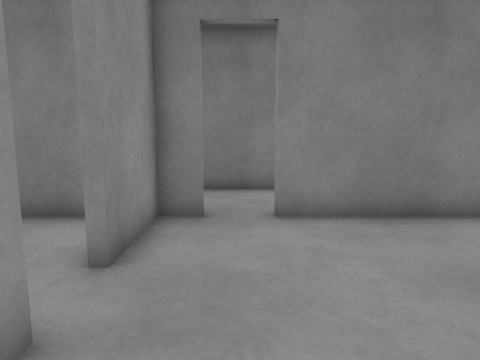
view 1 (above)

24 first-person views from a walk through a robot-simulator world made for Gazebo. The camera is 0.94 m above the floor, tilts 8° down and sees 70° across. The floor is counted in squares, 0.5 m on a side. Each view is taken from the middle of a square. On the plan, view 1 faces up. The plan holds only what a view shows up to about 17 squares ahead; the rest is blank. The place goes on beyond the plan.

view 2
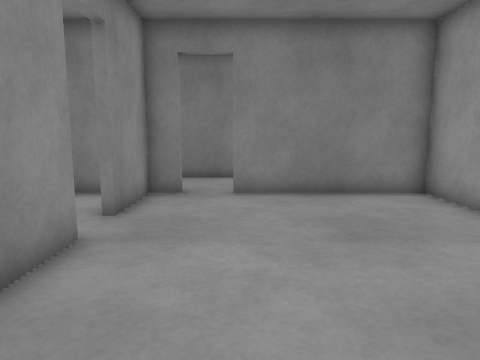

view 3
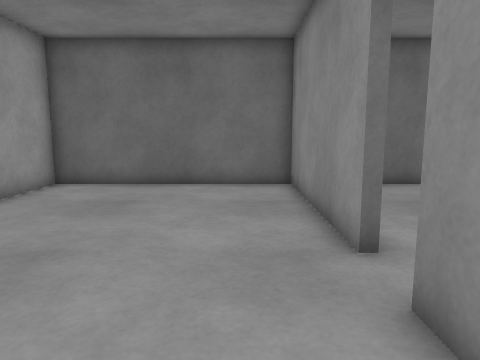

view 4
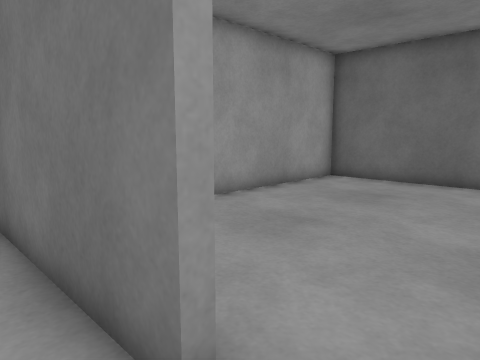

view 5
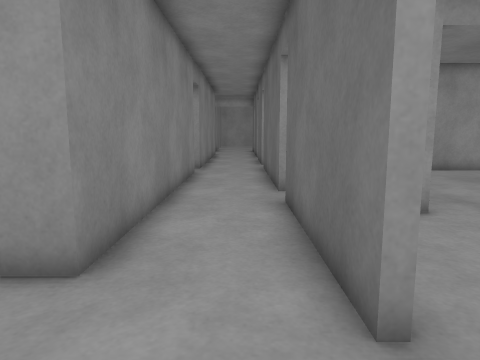

view 6
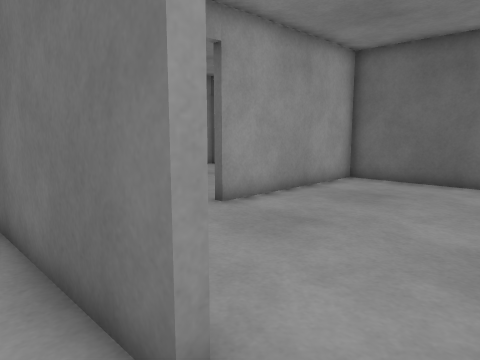

view 7
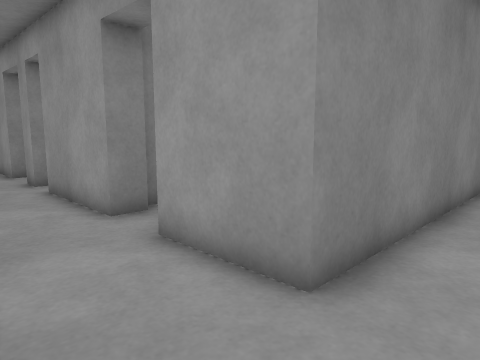

view 8
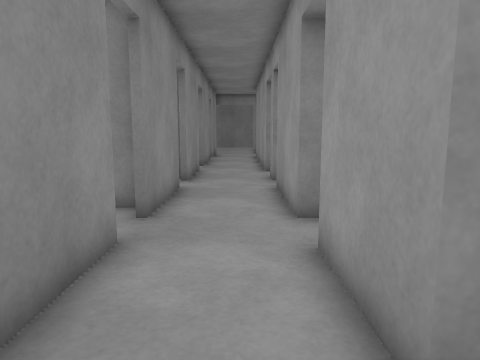

view 9
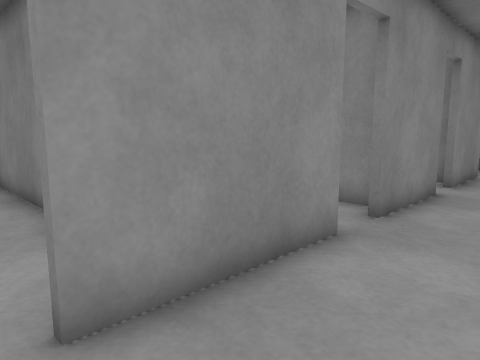

view 10
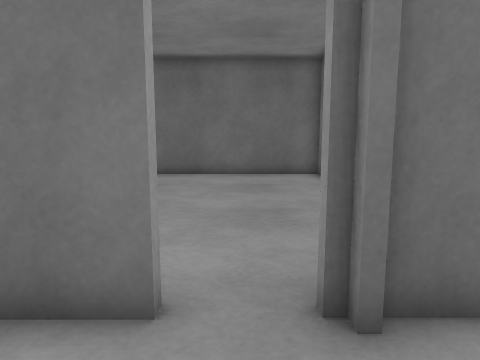

view 11
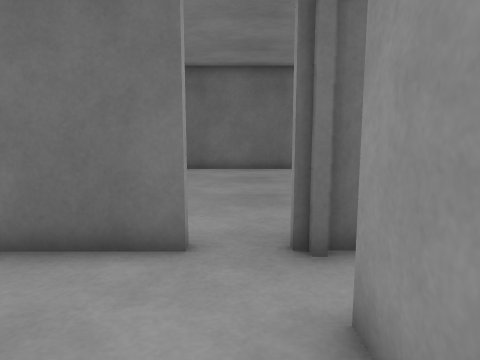

view 12
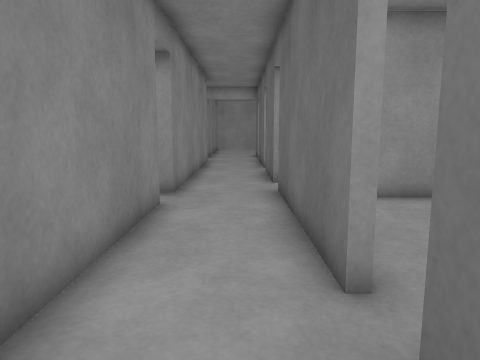

view 13
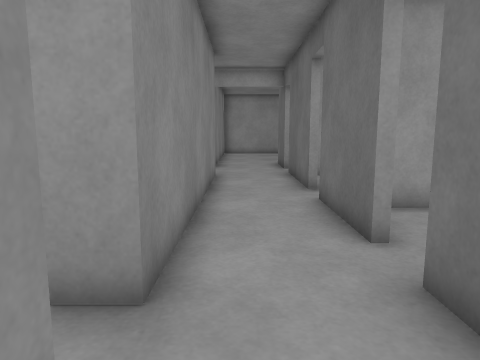

view 14
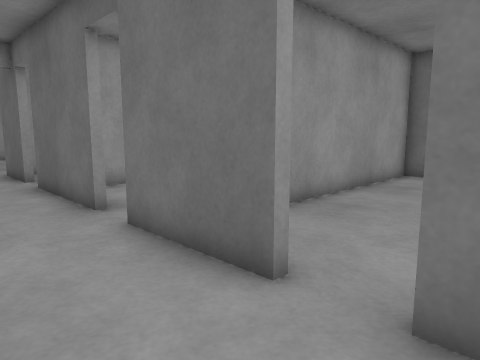

view 15
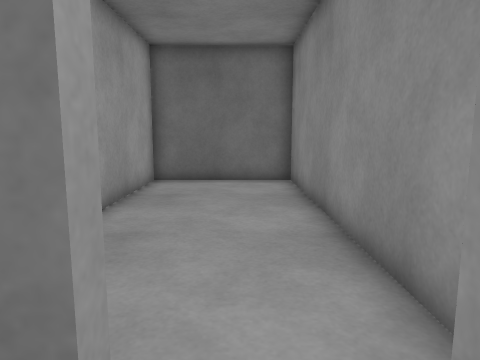

view 16
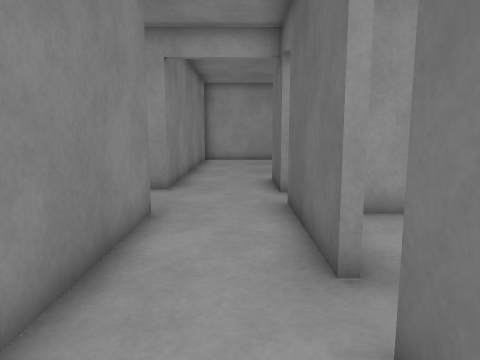

view 17
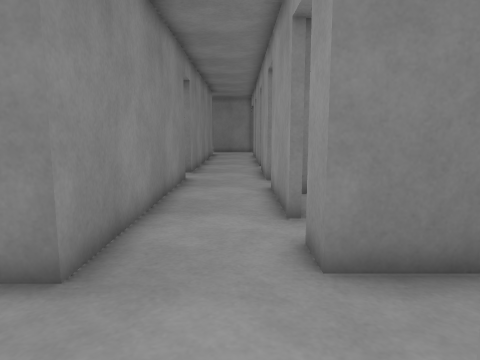

view 18
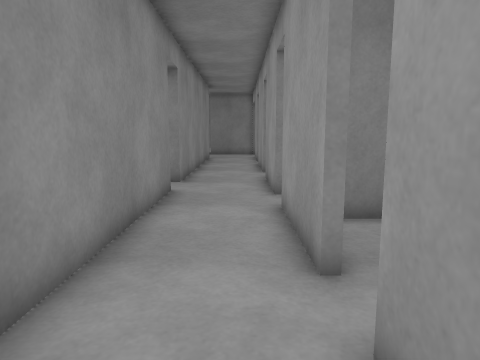

view 19
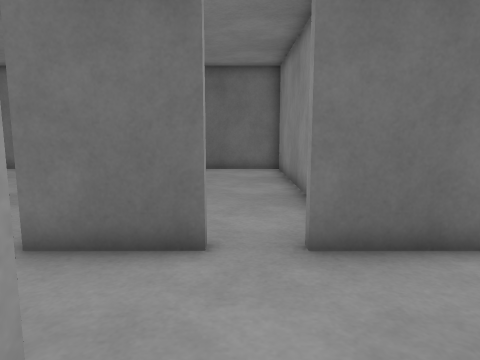

view 20
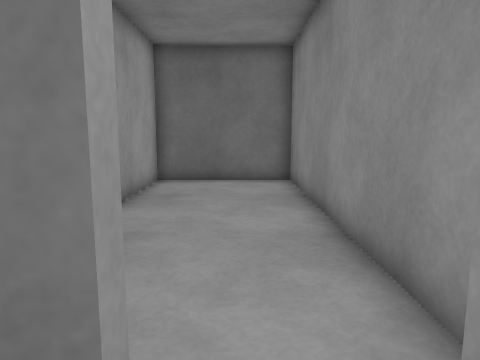

view 21
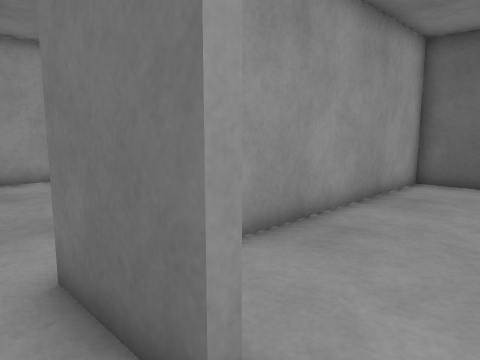

view 22
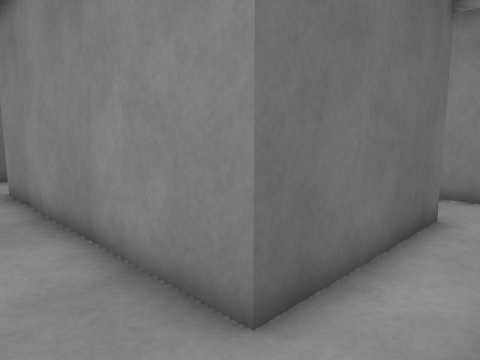

view 23
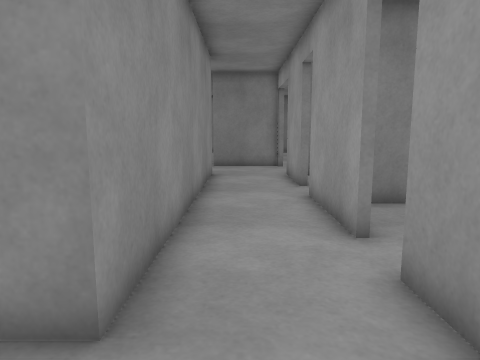

view 24
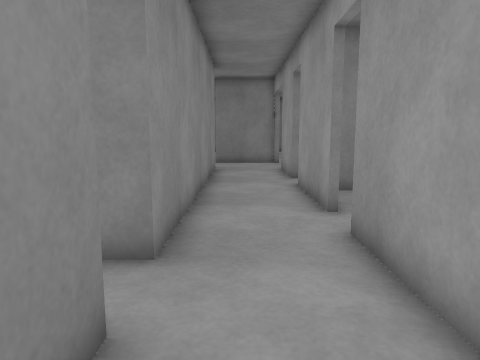

### Floor plan
Points are (right, up) in squares from view 1. A wall is a line through its corners. A room is listed if a view was taken in it or the views show most of it. See-through windows are left out.
Room 1 (views 1, 2, 3)
walls: (-2.2, 2.8) (-1.8, 2.8) (-1.8, -4.4) (6.7, -4.4) (6.7, 7.5) (0.8, 7.5) (0.8, 7.8); (-0.8, 7.8) (-0.8, 7.5) (-1.8, 7.5) (-1.8, 4.5)
ways out: opening at (0, 7.5) to room 2; opening at (-2, 3.5)
Room 2 (views 4, 5, 6, 7, 8, 9, 10, 11, 12, 13)
walls: (-7.1, 7.8) (-0.8, 7.8); (0.8, 7.8) (8, 7.8); (-5.7, 16.3) (-5.7, 20.8); (-10.5, 7.8) (-9.4, 7.8); (-9.1, 14.8) (-9.1, 9.8); (6, 11.1) (-5.7, 11.1) (-5.7, 14.5); (-9.1, 20.5) (-9.1, 16.2); (-5.2, 22.1) (-5.7, 22.1)
ways out: opening at (0, 7.5) to room 1; opening at (7, 11.5) to room 3; opening at (8, 9.5) to room 4; opening at (-9, 7.5); opening at (-9, 21.5); opening at (-7, 23); opening at (-5.5, 15.5)
Room 3 (view 14)
walls: (7.5, 11.1) (7.5, 12.1)
ways out: opening at (7, 11.5) to room 2
Room 4 (views 15, 16, 18, 19, 20, 21, 23, 24)
walls: (22.1, 14.2) (22.1, 18.6); (24.5, 11.4) (22.1, 11.4) (22.1, 12.6); (21.5, 7.8) (24.5, 7.8); (22.1, 20.1) (22.1, 22.5); (15.1, 7.8) (20, 7.8); (18.8, 22.9) (17.8, 22.9); (12.9, 20.9) (18.8, 20.9) (18.8, 11.1) (7.5, 11.1); (10.3, 21.2) (10.3, 20.2); (9.6, 7.4) (9.6, 7.8) (13.6, 7.8)
ways out: opening at (8, 9.5) to room 2; opening at (21, 7.5) to room 5; opening at (20.5, 23.5) to room 6; opening at (9, 7.5) to room 7; opening at (11.5, 20.5)
Room 5 (view 17)
walls: (19, 6.2) (19, -4.4) (24.2, -4.4) (24.2, 4.8)
ways out: opening at (21, 7.5) to room 4
Room 6 (view 22)
walls: (22.1, 25.9) (22.1, 30.2); (22.5, 31.9) (22.1, 31.9) (22.1, 32.5); (18.8, 32.5) (18.8, 22.9); (22.1, 22.5) (22.1, 24.2)
ways out: opening at (20.5, 23.5) to room 4; opening at (22, 25)
Room 7 (no view inside)
walls: (7, 6.1) (7, -4.4) (12.4, -4.4) (12.4, 6.2)
ways out: opening at (9, 7.5) to room 4

Positions as (right, up) in squares from view 1, and headings:
1: (0, 0), facing up
2: (1, -3), facing up
3: (0, 8), facing down
4: (-1, 9), facing down-right
5: (-10, 9), facing right
6: (-9, 9), facing down-right
7: (-9, 9), facing up-right
8: (-7, 9), facing up
9: (-6, 9), facing up-left
10: (-8, 11), facing down
11: (-8, 13), facing down
12: (-3, 9), facing right
13: (4, 10), facing right
14: (7, 11), facing down-right
15: (9, 9), facing down
16: (11, 9), facing right
17: (21, 7), facing up
18: (21, 10), facing up
19: (21, 13), facing down
20: (21, 9), facing down
21: (20, 9), facing down-right
22: (21, 23), facing down-left
23: (20, 20), facing up
24: (20, 18), facing up
